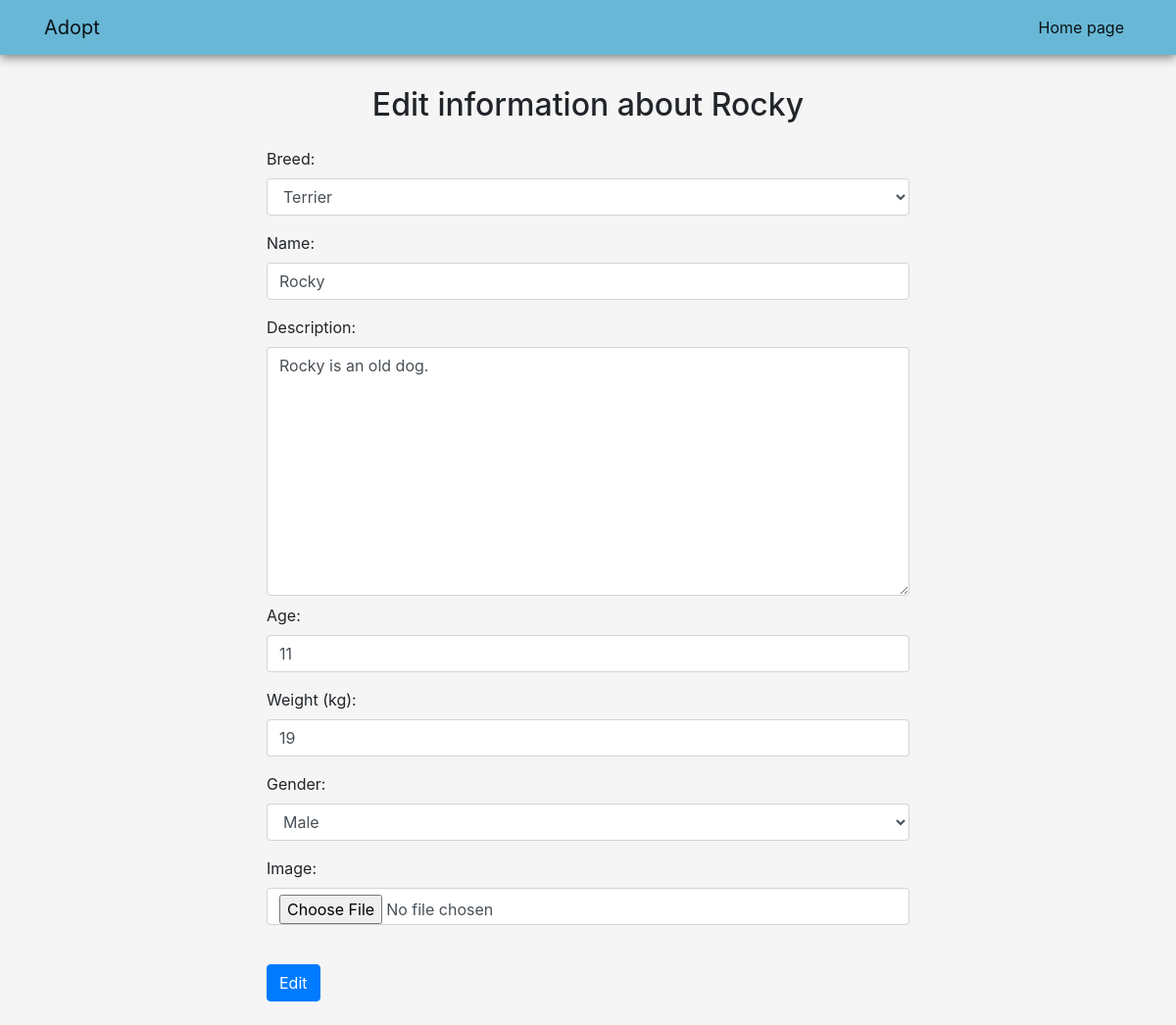
/dog/3/update/, run on the app's committed database.
### adoption/models.py (models this page shows, shortened)
class Dog(models.Model):
    gender_choices = [
        ('male', 'Male'),
        ('female', 'Female'),
    ]
    breed = models.ForeignKey(Breed, on_delete=models.PROTECT)
    name = models.CharField(max_length=100)
    description = models.TextField()
    age = models.IntegerField()
    weight = models.IntegerField()
    gender = models.CharField(max_length=8, choices=gender_choices, default='male')
    image = models.ImageField(default='default.jpg', upload_to='dog_pictures')
    time_posted = models.DateTimeField(default=timezone.now)
    class Meta:
        ordering = ['age']

### adoption/views.py (the view, shortened to what this page needs)
# urls.py: path('dog/<int:dog_id>/update/', update, name='update'),
def update(request, dog_id):
    dog = does_object_exist(dog_id)
    breeds = Breed.objects.all()
    context = {
        'dog': dog,
        'breeds': breeds
    }
    return render(request, 'adoption/update.html', context)

### adoption/views.py (called while the page is built)
def does_object_exist(dog_id):
    try:
        dog = get_object_or_404(Dog, pk=dog_id)
    except Dog.DoesNotExist:
        raise Http404("Dog with this id doesn't exist.")
    return dog

### adoption/templates/adoption/update.html (shortened to what this page needs)
{% extends 'adoption/base.html' %}
{% load static %}
{% block head %}
    <link rel="stylesheet" type="text/css" href="{% static 'adoption/home.css' %}">
{% endblock head %}
{% block content %}
    <div class="d-flex flex-column align-items-center">
        <h2 class="mb-4">Edit information about {{ dog.name }}</h2>
        <form method="POST">
            <div class="form-group">
                <label for="breed">Breed: </label>
                <select class="form-control mb-3" id="breed" name="breed">
                    {% for breed in breeds %}
                        <option value="{{ breed.breedType }}">{{ breed.breedType }}</option>
                    {% endfor %}
                </select>
                <label for="name">Name: </label>
                <input class="form-control mb-3" type="text" id="name" name="name" value="{{ dog.name }}" required maxlength="100" minlength="2">
                <label for="description">Description: </label>
                <textarea rows="10" cols="60" class="form-control mb-2" type="text" id="description" name="description" value="{{ dog.description }}" required>{{ dog.description }}
                </textarea>
                <label for="age">Age: </label>
                <input class="form-control mb-3" type="number" id="age" name="age" value="{{ dog.age }}" required min="0" max="100">
                <label for="weight">Weight (kg): </label>
                <input class="form-control mb-3" type="number" id="weight" name="weight" value="{{ dog.weight }}" required min="1" max="100">
                <label for="gender">Gender: </label>
                <select class="form-control mb-3" id="gender" name="gender">
                    <option value="Male">Male</option>
                </select>
                <label for="image">Image: </label>
                <input class="form-control mb-3" type="file" id="image" name="image" value="{{ dog.image.url }}" required>
            </div>
            <br>
            <input class="btn btn-primary" type="submit" value="Edit">
        </form>
        <br>
    </div>
{% endblock content %}

### adoption/static/adoption/base.css (style rules this page uses)
* { box-sizing: border-box; }
body { margin: 0; background-color: whitesmoke; }

### data on the page
Dog: name "Rocky", description "Rocky is an old dog.", age "11", weight "19"

### other printed values
form field breed "Terrier"
